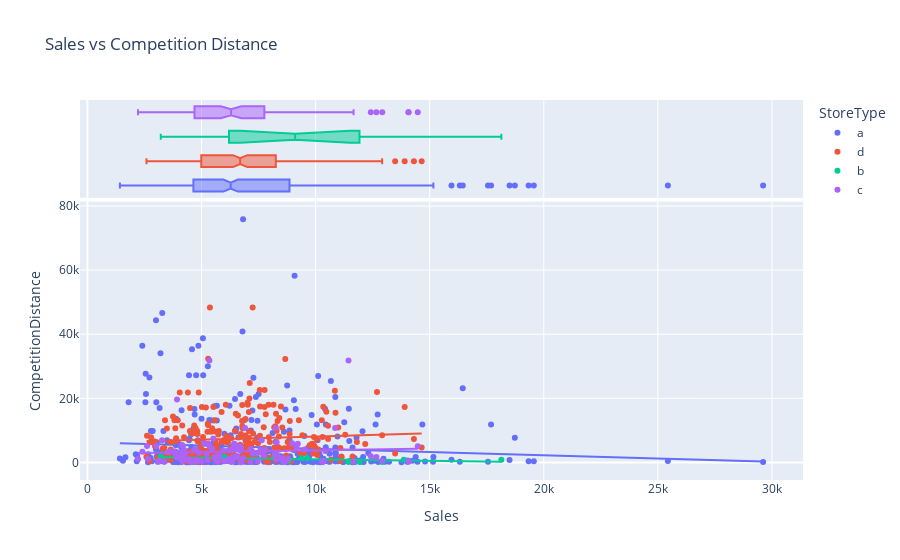

The notebook cell this image was saved under:
### Code cell
fig = px.scatter(merged_sample_df[merged_sample_df.Open == 1], 
                    x='Sales',
                    y='CompetitionDistance',
                    marginal_x='box',
                    trendline="ols",
                    color='StoreType',
                    title='Sales vs Competition Distance')

fig.update_layout(bargap=0.1)
fig.show()

### Figure 1 — Plotly figure (JSON) as saved in the notebook; plotly's stock layout.template omitted (floating-point values rounded to 4 significant figures; data arrays with more than 128 entries replaced by an {"elided": "..."} marker saying what was removed)
{"data": [{"hovertemplate": "StoreType=a<br>Sales=%{x}<br>CompetitionDistance=%{y}<extra></extra>", "legendgroup": "a", "marker": {"color": "#636efa", "symbol": "circle"}, "mode": "markers", "name": "a", "orientation": "v", "showlegend": true, "type": "scatter", "x": {"elided": "435 int values"}, "xaxis": "x", "y": {"elided": "435 int values"}, "yaxis": "y"}, {"alignmentgroup": "True", "hovertemplate": "StoreType=a<br>Sales=%{x}<extra></extra>", "legendgroup": "a", "marker": {"color": "#636efa", "symbol": "circle"}, "name": "a", "notched": true, "offsetgroup": "a", "showlegend": false, "type": "box", "x": {"elided": "435 int values"}, "xaxis": "x2", "yaxis": "y2"}, {"hovertemplate": "<b>OLS trendline</b><br>CompetitionDistance = -0.20239 * Sales + 6263.53<br>R<sup>2</sup>=0.006738<br><br>StoreType=a<br>Sales=%{x}<br>CompetitionDistance=%{y} <b>(trend)</b><extra></extra>", "legendgroup": "a", "marker": {"color": "#636efa", "symbol": "circle"}, "mode": "lines", "name": "a", "showlegend": false, "type": "scatter", "x": {"elided": "435 int values"}, "xaxis": "x", "y": {"elided": "435 float values"}, "yaxis": "y"}, {"hovertemplate": "StoreType=d<br>Sales=%{x}<br>CompetitionDistance=%{y}<extra></extra>", "legendgroup": "d", "marker": {"color": "#EF553B", "symbol": "circle"}, "mode": "markers", "name": "d", "orientation": "v", "showlegend": true, "type": "scatter", "x": {"elided": "261 int values"}, "xaxis": "x", "y": {"elided": "261 int values"}, "yaxis": "y"}, {"alignmentgroup": "True", "hovertemplate": "StoreType=d<br>Sales=%{x}<extra></extra>", "legendgroup": "d", "marker": {"color": "#EF553B", "symbol": "circle"}, "name": "d", "notched": true, "offsetgroup": "d", "showlegend": false, "type": "box", "x": {"elided": "261 int values"}, "xaxis": "x2", "yaxis": "y2"}, {"hovertemplate": "<b>OLS trendline</b><br>CompetitionDistance = 0.200326 * Sales + 6081.47<br>R<sup>2</sup>=0.004470<br><br>StoreType=d<br>Sales=%{x}<br>CompetitionDistance=%{y} <b>(trend)</b><extra></extra>", "legendgroup": "d", "marker": {"color": "#EF553B", "symbol": "circle"}, "mode": "lines", "name": "d", "showlegend": false, "type": "scatter", "x": {"elided": "260 int values"}, "xaxis": "x", "y": {"elided": "260 float values"}, "yaxis": "y"}, {"hovertemplate": "StoreType=b<br>Sales=%{x}<br>CompetitionDistance=%{y}<extra></extra>", "legendgroup": "b", "marker": {"color": "#00cc96", "symbol": "circle"}, "mode": "markers", "name": "b", "orientation": "v", "showlegend": true, "type": "scatter", "x": [11441, 8186, 6324, 11924, 13867, 6204, 6040, 18142, 3215, 8816, 9625, 9390, 12925, 5968], "xaxis": "x", "y": [150, 1430, 1260, 90, 860, 900, 1430, 860, 1870, 590, 1270, 1260, 150, 1870], "yaxis": "y"}, {"alignmentgroup": "True", "hovertemplate": "StoreType=b<br>Sales=%{x}<extra></extra>", "legendgroup": "b", "marker": {"color": "#00cc96", "symbol": "circle"}, "name": "b", "notched": true, "offsetgroup": "b", "showlegend": false, "type": "box", "x": [11441, 8186, 6324, 11924, 13867, 6204, 6040, 18142, 3215, 8816, 9625, 9390, 12925, 5968], "xaxis": "x2", "yaxis": "y2"}, {"hovertemplate": "<b>OLS trendline</b><br>CompetitionDistance = -0.0959163 * Sales + 1904.1<br>R<sup>2</sup>=0.405952<br><br>StoreType=b<br>Sales=%{x}<br>CompetitionDistance=%{y} <b>(trend)</b><extra></extra>", "legendgroup": "b", "marker": {"color": "#00cc96", "symbol": "circle"}, "mode": "lines", "name": "b", "showlegend": false, "type": "scatter", "x": [3215, 5968, 6040, 6204, 6324, 8186, 8816, 9390, 9625, 11441, 11924, 12925, 13867, 18142], "xaxis": "x", "y": [1596.0, 1332.0, 1325.0, 1309.0, 1298.0, 1119.0, 1059.0, 1003.0, 980.9, 806.7, 760.4, 664.4, 574.0, 164.0], "yaxis": "y"}, {"hovertemplate": "StoreType=c<br>Sales=%{x}<br>CompetitionDistance=%{y}<extra></extra>", "legendgroup": "c", "marker": {"color": "#ab63fa", "symbol": "circle"}, "mode": "markers", "name": "c", "orientation": "v", "showlegend": true, "type": "scatter", "x": [3568, 2640, 6735, 8268, 7409, 8210, 4516, 6685, 7774, 5263, 6567, 5591, 12664, 4236, 3171, 5467, 8272, 3836, 5300, 6439, 6910, 4027, 7688, 4766, 3106, 3623, 4168, 4694, 5733, 6336, 10347, 4271, 14073, 11443, 14479, 5590, 3863, 6301, 2217, 7641, 7683, 5975, 6173, 9222, 5781, 4336, 9518, 7244, 5224, 5109, 8451, 6712, 5346, 3027, 4995, 4103, 4150, 5952, 8799, 6816, 12421, 3370, 14073, 10857, 9160, 4290, 4941, 12922, 4181, 6508, 4887, 10422, 8257, 4775, 6426, 7582, 3927, 3272, 5699, 4684, 5518, 8973, 8677, 6206, 7468, 3945, 6428, 2409, 4749, 6372, 6727, 11664, 6431, 6037, 6366, 4470, 2612, 5693, 6294, 4760, 7140, 8294, 4128, 6549, 7144, 8548, 10284, 7748, 8589, 5356, 8328, 5638, 6390], "xaxis": "x", "y": [3150, 1080, 50, 1130, 2740, 2700, 240, 5000, 3890, 700, 1650, 1670, 1700, 3890, 550, 4210, 1200, 3290, 5830, 5830, 10740, 1620, 3890, 900, 300, 3490, 450, 110, 2100, 240, 430, 2410, 190, 31830, 5000, 1600, 2470, 200, 1080, 6930, 2700, 440, 3700, 5780, 2030, 1010, 4030, 2700, 2510, 5980, 1140, 3740, 31830, 5090, 200, 1200, 5390, 3740, 1140, 1270, 1910, 170, 490, 10740, 4660, 740, 440, 520, 5090, 4210, 3040, 3530, 10740, 700, 3890, 3890, 19640, 6930, 490, 3970, 7470, 5980, 430, 1130, 240, 1540, 4130, 3290, 4130, 1600, 4630, 230, 5830, 550, 1010, 900, 5090, 260, 3970, 3890, 4180, 6270, 3150, 1980, 190, 1270, 210, 1990, 110, 5000, 2240, 490, 4510], "yaxis": "y"}, {"alignmentgroup": "True", "hovertemplate": "StoreType=c<br>Sales=%{x}<extra></extra>", "legendgroup": "c", "marker": {"color": "#ab63fa", "symbol": "circle"}, "name": "c", "notched": true, "offsetgroup": "c", "showlegend": false, "type": "box", "x": [3568, 2640, 6735, 8268, 7409, 8210, 4516, 6685, 7774, 5263, 6567, 5591, 12664, 4236, 3171, 5467, 8272, 3836, 5300, 6439, 6910, 4027, 7688, 4766, 3106, 3623, 4168, 4694, 5733, 6336, 10347, 4271, 14073, 11443, 14479, 5590, 3863, 6301, 2217, 7641, 7683, 5975, 6173, 9222, 5781, 4336, 9518, 7244, 5224, 5109, 8451, 6712, 5346, 3027, 4995, 4103, 4150, 5952, 8799, 6816, 12421, 3370, 14073, 10857, 9160, 4290, 4941, 12922, 4181, 6508, 4887, 10422, 8257, 4775, 6426, 7582, 3927, 3272, 5699, 4684, 5518, 8973, 8677, 6206, 7468, 3945, 6428, 2409, 4749, 6372, 6727, 11664, 6431, 6037, 6366, 4470, 2612, 5693, 6294, 4760, 7140, 8294, 4128, 6549, 7144, 8548, 10284, 7748, 8589, 5356, 8328, 5638, 6390], "xaxis": "x2", "yaxis": "y2"}, {"hovertemplate": "<b>OLS trendline</b><br>CompetitionDistance = 0.10519 * Sales + 2727.83<br>R<sup>2</sup>=0.003306<br><br>StoreType=c<br>Sales=%{x}<br>CompetitionDistance=%{y} <b>(trend)</b><extra></extra>", "legendgroup": "c", "marker": {"color": "#ab63fa", "symbol": "circle"}, "mode": "lines", "name": "c", "showlegend": false, "type": "scatter", "x": [2217, 2409, 2612, 2640, 3027, 3106, 3171, 3272, 3370, 3568, 3623, 3836, 3863, 3927, 3945, 4027, 4103, 4128, 4150, 4168, 4181, 4236, 4271, 4290, 4336, 4470, 4516, 4684, 4694, 4749, 4760, 4766, 4775, 4887, 4941, 4995, 5109, 5224, 5263, 5300, 5346, 5356, 5467, 5518, 5590, 5591, 5638, 5693, 5699, 5733, 5781, 5952, 5975, 6037, 6173, 6206, 6294, 6301, 6336, 6366, 6372, 6390, 6426, 6428, 6431, 6439, 6508, 6549, 6567, 6685, 6712, 6727, 6735, 6816, 6910, 7140, 7144, 7244, 7409, 7468, 7582, 7641, 7683, 7688, 7748, 7774, 8210, 8257, 8268, 8272, 8294, 8328, 8451, 8548, 8589, 8677, 8799, 8973, 9160, 9222, 9518, 10284, 10347, 10422, 10857, 11443, 11664, 12421, 12664, 12922, 14073, 14073, 14479], "xaxis": "x", "y": [2961.0, 2981.0, 3003.0, 3006.0, 3046.0, 3055.0, 3061.0, 3072.0, 3082.0, 3103.0, 3109.0, 3131.0, 3134.0, 3141.0, 3143.0, 3151.0, 3159.0, 3162.0, 3164.0, 3166.0, 3168.0, 3173.0, 3177.0, 3179.0, 3184.0, 3198.0, 3203.0, 3221.0, 3222.0, 3227.0, 3229.0, 3229.0, 3230.0, 3242.0, 3248.0, 3253.0, 3265.0, 3277.0, 3281.0, 3285.0, 3290.0, 3291.0, 3303.0, 3308.0, 3316.0, 3316.0, 3321.0, 3327.0, 3327.0, 3331.0, 3336.0, 3354.0, 3356.0, 3363.0, 3377.0, 3381.0, 3390.0, 3391.0, 3394.0, 3397.0, 3398.0, 3400.0, 3404.0, 3404.0, 3404.0, 3405.0, 3412.0, 3417.0, 3419.0, 3431.0, 3434.0, 3435.0, 3436.0, 3445.0, 3455.0, 3479.0, 3479.0, 3490.0, 3507.0, 3513.0, 3525.0, 3532.0, 3536.0, 3537.0, 3543.0, 3546.0, 3591.0, 3596.0, 3598.0, 3598.0, 3600.0, 3604.0, 3617.0, 3627.0, 3631.0, 3641.0, 3653.0, 3672.0, 3691.0, 3698.0, 3729.0, 3810.0, 3816.0, 3824.0, 3870.0, 3932.0, 3955.0, 4034.0, 4060.0, 4087.0, 4208.0, 4208.0, 4251.0], "yaxis": "y"}], "layout": {"bargap": 0.1, "legend": {"title": {"text": "StoreType"}, "tracegroupgap": 0}, "title": {"text": "Sales vs Competition Distance"}, "xaxis": {"anchor": "y", "domain": [0, 1], "title": {"text": "Sales"}}, "xaxis2": {"anchor": "y2", "domain": [0, 1], "matches": "x", "showgrid": true, "showticklabels": false}, "yaxis": {"anchor": "x", "domain": [0, 0.7326], "title": {"text": "CompetitionDistance"}}, "yaxis2": {"anchor": "x2", "domain": [0.7426, 1], "matches": "y2", "showgrid": false, "showline": false, "showticklabels": false, "ticks": ""}}}
